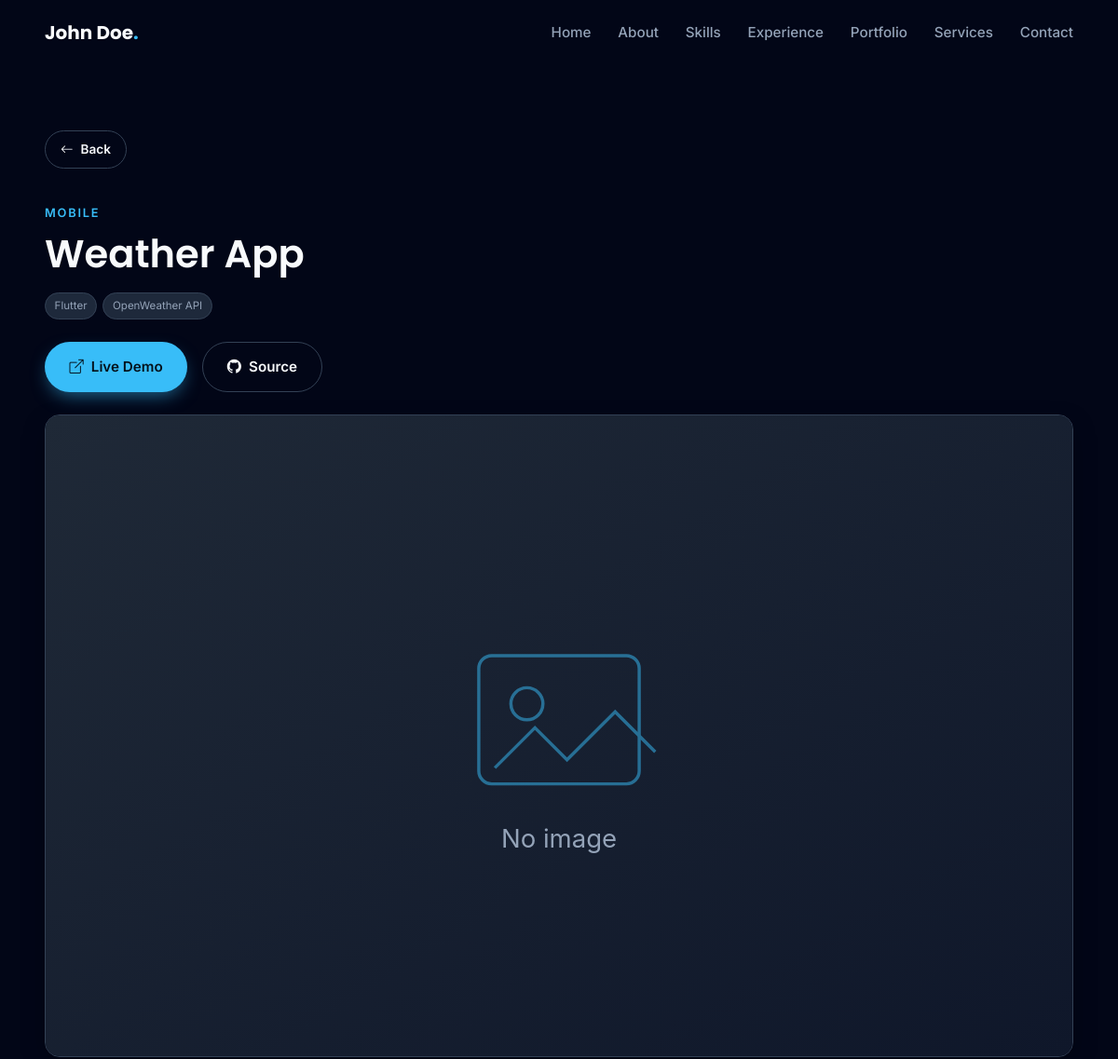
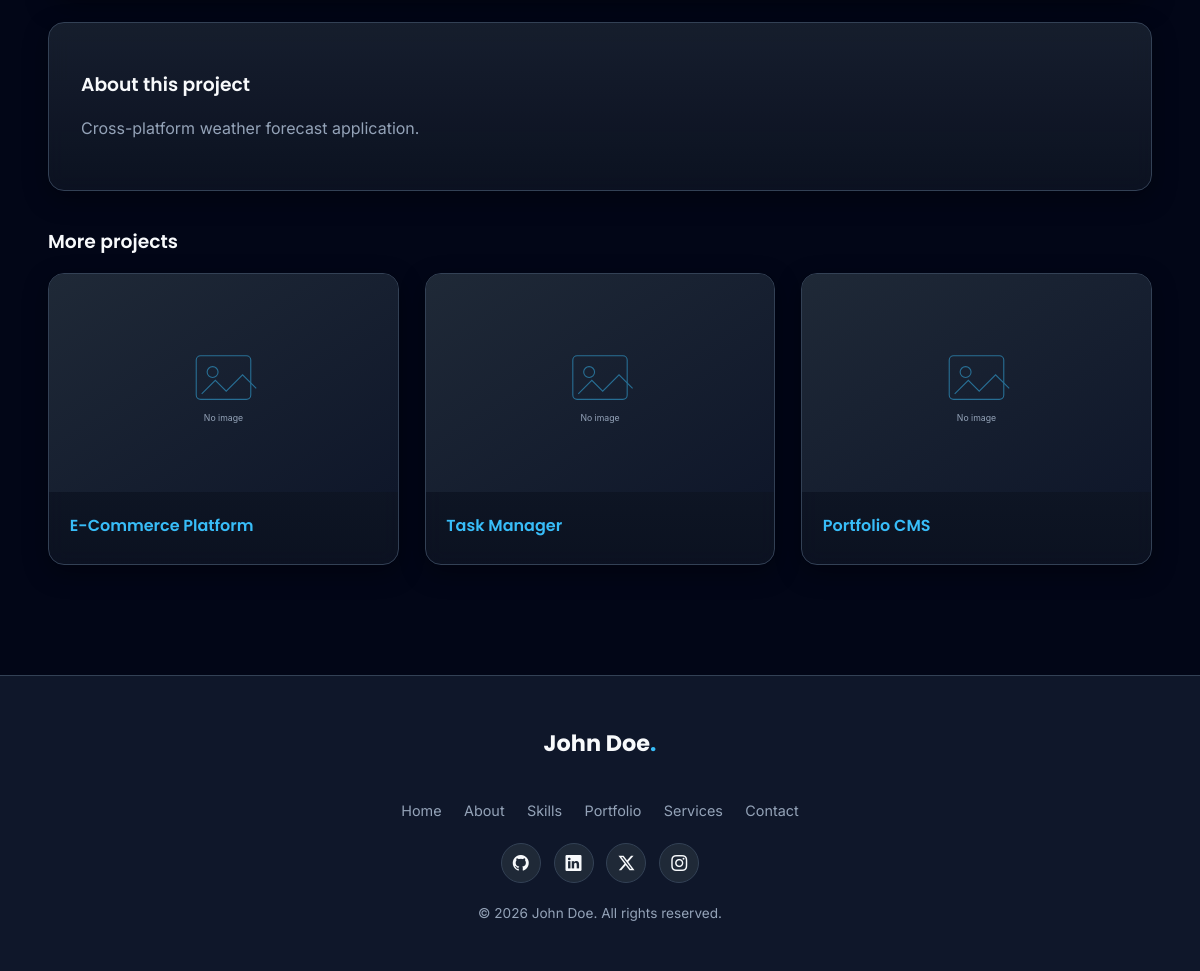
The app's page /portfolio/weather-app with its own data (2 pictures, top to bottom).
### tables this page shows
CREATE TABLE `profiles` (
  `id`         INT UNSIGNED NOT NULL AUTO_INCREMENT,
  `name`       VARCHAR(120) NOT NULL,
  `title`      VARCHAR(150) DEFAULT NULL,
  `photo`      VARCHAR(255) DEFAULT NULL,
  `bio`        TEXT,
  `email`      VARCHAR(150) DEFAULT NULL,
  `phone`      VARCHAR(50)  DEFAULT NULL,
  `address`    VARCHAR(255) DEFAULT NULL,
  `birthday`   DATE DEFAULT NULL,
  `freelance`  ENUM('Available','Not Available') DEFAULT 'Available',
  `linkedin`   VARCHAR(255) DEFAULT NULL,
  `github`     VARCHAR(255) DEFAULT NULL,
  `instagram`  VARCHAR(255) DEFAULT NULL,
  `facebook`   VARCHAR(255) DEFAULT NULL,
  `twitter`    VARCHAR(255) DEFAULT NULL,
  `youtube`    VARCHAR(255) DEFAULT NULL,
  `website`    VARCHAR(255) DEFAULT NULL,
  `resume`     VARCHAR(255) DEFAULT NULL,
  `updated_at` DATETIME DEFAULT CURRENT_TIMESTAMP ON UPDATE CURRENT_TIMESTAMP,
  PRIMARY KEY (`id`)
);

CREATE TABLE `portfolios` (
  `id`          INT UNSIGNED NOT NULL AUTO_INCREMENT,
  `title`       VARCHAR(200) NOT NULL,
  `slug`        VARCHAR(220) NOT NULL UNIQUE,
  `category`    VARCHAR(100) DEFAULT NULL,
  `thumbnail`   VARCHAR(255) DEFAULT NULL,
  `description` TEXT,
  `technology`  VARCHAR(255) DEFAULT NULL,
  `github_url`  VARCHAR(255) DEFAULT NULL,
  `demo_url`    VARCHAR(255) DEFAULT NULL,
  `status`      ENUM('Published','Draft') DEFAULT 'Published',
  `featured`    TINYINT(1) DEFAULT 0,
  `meta_title`  VARCHAR(200) DEFAULT NULL,
  `meta_description` VARCHAR(255) DEFAULT NULL,
  `sort_order`  INT DEFAULT 0,
  `views`       INT UNSIGNED DEFAULT 0,
  `created_at`  DATETIME DEFAULT CURRENT_TIMESTAMP,
  PRIMARY KEY (`id`)
);

CREATE TABLE `social_medias` (
  `id`    INT UNSIGNED NOT NULL AUTO_INCREMENT,
  `platform` VARCHAR(60) NOT NULL,
  `icon`  VARCHAR(80) DEFAULT NULL,
  `url`   VARCHAR(255) NOT NULL,
  `sort_order` INT DEFAULT 0,
  PRIMARY KEY (`id`)
);

### application/controllers/Portfolio.php (called while the page is built, shortened)
<?php
class Portfolio extends Public_Controller {
    public function __construct()
    {
        parent::__construct();
        $this->load->model('Portfolio_model');
    }
    public function detail($slug)
    {
        $project = $this->Portfolio_model->by_slug($slug);
        $this->Portfolio_model->increment_views($project['id']);
        $data = array(
            'project'    => $project,
            'gallery'    => $this->Portfolio_model->images($project['id']),
            'related'    => array_slice($this->Portfolio_model->published(), 0, 3),
            'page_title' => $project['meta_title'] ?: $project['title'],
        );
        $this->load->view('portfolio/detail', $data);
    }
}

### index.php (called while the page is built, shortened)
<?php
require_once BASEPATH.'core/CodeIgniter.php';

### application/models/Profile_model.php (called while the page is built, shortened)
<?php
class Profile_model extends MY_Model {
    protected $table = 'profiles';
    public function get()
    {
        return $this->db->order_by('id', 'ASC')->limit(1)->get($this->table)->row_array();
    }
}

### application/core/MY_Controller.php (called while the page is built, shortened)
<?php
class Public_Controller extends MY_Controller {
    public function __construct()
    {
        $this->load->model(array('Setting_model', 'Profile_model', 'Social_model'));
        $this->settings = $this->Setting_model->all_kv();
        $this->load->vars(array(
            'settings' => $this->settings,
            'profile'  => $this->Profile_model->get(),
            'socials'  => $this->Social_model->all(),
        ));
    }
}

### application/helpers/general_helper.php (called while the page is built, shortened)
<?php
if ( ! function_exists('e'))
{
    function e($value)
    {
        return htmlspecialchars((string) $value, ENT_QUOTES, 'UTF-8');
    }
}

### application/core/MY_Model.php (called while the page is built, shortened)
<?php
class MY_Model extends CI_Model {
    protected $table    = '';
    protected $order_by = 'id ASC';
    public function all($where = array())
    {
        if ( ! empty($where)) $this->db->where($where);
        if ($this->order_by)  $this->db->order_by($this->order_by);
        return $this->db->get($this->table)->result_array();
    }
    public function find_by($field, $value)
    {
        return $this->db->where($field, $value)->get($this->table)->row_array();
    }
}

### application/models/Portfolio_model.php (called while the page is built, shortened)
<?php
class Portfolio_model extends MY_Model {
    public function published()
    {
        return $this->all(array('status' => 'Published'));
    }
    public function by_slug($slug)
    {
        return $this->find_by('slug', $slug);
    }
    public function images($portfolio_id)
    {
        return $this->db->where('portfolio_id', $portfolio_id)
                        ->order_by('sort_order', 'ASC')
                        ->get('portfolio_images')->result_array();
    }
}

### application/views/portfolio/detail.php (the view, shortened to what this page needs)
<?php
$this->load->view('layouts/header');
?>
<section class="detail-hero">
  <div class="container">
    <a href="<?= base_url() ?>#portfolio" class="btn btn-ghost btn-sm" style="margin-bottom:1.5rem"><i class="bi bi-arrow-left"></i> Back</a>
    <p class="section-eyebrow"><?= e($project['category']) ?></p>
    <h1 class="section-title"><?= e($project['title']) ?></h1>
    <div class="tags" style="margin:1rem 0">
      <?php foreach (explode(',', (string)$project['technology']) as $t): if(trim($t)==='')continue; ?><span class="tag"><?= e(trim($t)) ?></span><?php endforeach; ?>
    </div>
    <div class="cta" style="display:flex;gap:1rem;margin:1.5rem 0">
      <?php if ($project['demo_url']): ?><a href="<?= e($project['demo_url']) ?>" target="_blank" rel="noopener" class="btn btn-primary"><i class="bi bi-box-arrow-up-right"></i> Live Demo</a><?php endif; ?>
      <?php if ($project['github_url']): ?><a href="<?= e($project['github_url']) ?>" target="_blank" rel="noopener" class="btn btn-ghost"><i class="bi bi-github"></i> Source</a><?php endif; ?>
    </div>
    <img class="about-photo" style="width:100%;margin:1rem 0" src="<?= $project['thumbnail'] ? upload_url('portfolio/'.$project['thumbnail']) : base_url('assets/images/placeholder.svg') ?>" alt="<?= e($project['title']) ?>">
    <div class="glass" style="padding:2rem;margin-top:1.5rem">
      <h3>About this project</h3>
      <p class="text-muted-2"><?= nl2br(e($project['description'])) ?></p>
    </div>
    <?php if ( ! empty($related)): ?>
    <h3 style="margin-top:2.5rem">More projects</h3>
    <div class="portfolio-grid" style="margin-top:1rem">
      <?php foreach ($related as $p): if($p['id']==$project['id'])continue; ?>
      <a href="<?= site_url('portfolio/'.$p['slug']) ?>" class="pf-card glass" style="display:block">
        <div class="pf-thumb"><img src="<?= $p['thumbnail'] ? upload_url('portfolio/'.$p['thumbnail']) : base_url('assets/images/placeholder.svg') ?>" alt="<?= e($p['title']) ?>"></div>
        <div class="pf-body"><h4><?= e($p['title']) ?></h4></div>
      </a>
      <?php endforeach; ?>
    </div>
    <?php endif; ?>
  </div>
</section>
<?php $this->load->view('layouts/footer'); ?>

### application/views/layouts/header.php (shortened to what this page needs)
<!DOCTYPE html>
<html lang="en">
<head>
  <link rel="stylesheet" href="https://cdn.jsdelivr.net/npm/bootstrap-icons@1.11.3/font/bootstrap-icons.min.css">
  <link rel="stylesheet" href="https://unpkg.com/aos@2.3.4/dist/aos.css">
  <link rel="stylesheet" href="<?= base_url('assets/css/style.css') ?>">
</head>
<body>
<nav class="navbar">
  <div class="container inner">
    <a href="<?= base_url() ?>" class="brand"><?= e($profile['name'] ?? 'Portfolio') ?><span>.</span></a>
    <ul class="nav-links">
      <li><a href="#home">Home</a></li>
      <li><a href="#about">About</a></li>
      <li><a href="#skills">Skills</a></li>
      <li><a href="#experience">Experience</a></li>
      <li><a href="#portfolio">Portfolio</a></li>
      <li><a href="#services">Services</a></li>
      <li><a href="#contact">Contact</a></li>
    </ul>
  </div>
</nav>

### application/views/layouts/footer.php (shortened to what this page needs)
<footer class="footer">
  <div class="container">
    <a href="<?= base_url() ?>" class="brand"><?= e($profile['name'] ?? 'Portfolio') ?><span>.</span></a>
    <ul class="footer-links">
      <li><a href="#home">Home</a></li>
      <li><a href="#about">About</a></li>
      <li><a href="#skills">Skills</a></li>
      <li><a href="#portfolio">Portfolio</a></li>
      <li><a href="#services">Services</a></li>
      <li><a href="#contact">Contact</a></li>
    </ul>
    <?php if ( ! empty($socials)): ?>
    <div class="footer-social">
      <?php foreach ($socials as $s): ?>
        <a href="<?= e($s['url']) ?>" target="_blank" rel="noopener" title="<?= e($s['platform']) ?>"><i class="bi <?= e($s['icon'] ?: 'bi-link-45deg') ?>"></i></a>
      <?php endforeach; ?>
    </div>
    <?php endif; ?>
    <p class="copy">&copy; <?= date('Y') ?> <?= e($profile['name'] ?? '') ?>. All rights reserved.</p>
  </div>
</footer>
</body>
</html>

### assets/css/style.css (style rules this page uses)
:root { --primary: #0F172A; --secondary: #1E293B; --bg: #020617; --surface: #111827; --card: #1F2937; --accent: #38BDF8; --accent-hover: #0EA5E9; --success: #22C55E; --warning: #F59E0B; --danger: #EF4444; --text: #F8FAFC; --text-muted: #94A3B8; --border: #334155; --radius: 16px; --shadow: 0 10px 30px -10px rgba(0, 0, 0, .55); --shadow-soft: 0 8px 24px rgba(0, 0, 0, .35); --trans: .25s cubic-bezier(.4, 0, .2, 1); }
* { box-sizing: border-box }
html { scroll-behavior: smooth }
body { margin: 0; font-family: 'Inter', system-ui, -apple-system, sans-serif; background: var(--bg); color: var(--text); line-height: 1.7; overflow-x: hidden; }
h1, h2, h3, h4, h5, .font-head { font-family: 'Poppins', sans-serif; font-weight: 600; line-height: 1.2 }
a { color: var(--accent); text-decoration: none; transition: color var(--trans) }
img { max-width: 100%; display: block }
section { padding: 110px 0; position: relative }
.container { width: min(1140px, 92%); margin-inline: auto }
.text-muted-2 { color: var(--text-muted) }
.section-eyebrow { color: var(--accent); font-weight: 600; letter-spacing: .14em; text-transform: uppercase; font-size: .8rem; margin-bottom: .5rem }
.section-title { font-size: clamp(1.8rem, 4vw, 2.6rem); margin: 0 0 .6rem }
.btn { display: inline-flex; align-items: center; gap: .5rem; padding: .8rem 1.6rem; border-radius: 999px; border: 1px solid transparent; font-weight: 600; font-size: .95rem; cursor: pointer; transition: transform var(--trans), background var(--trans), box-shadow var(--trans); }
.btn-primary { background: var(--accent); color: #04121c; box-shadow: 0 8px 20px -6px rgba(56, 189, 248, .6) }
.btn-ghost { background: transparent; border-color: var(--border); color: var(--text) }
.btn-sm { padding: .5rem 1rem; font-size: .85rem }
.navbar { position: fixed; top: 0; left: 0; right: 0; z-index: 1000; padding: 1.1rem 0; transition: var(--trans); }
.navbar .inner { display: flex; align-items: center; justify-content: space-between }
.brand { font-family: 'Poppins'; font-weight: 700; font-size: 1.25rem; color: var(--text) }
.brand span { color: var(--accent) }
.nav-links { display: flex; gap: 1.8rem; list-style: none; margin: 0; padding: 0 }
.nav-links a { color: var(--text-muted); font-size: .95rem; font-weight: 500 }
.glass { background: linear-gradient(180deg, rgba(31, 41, 55, .7), rgba(17, 24, 39, .65)); border: 1px solid var(--border); border-radius: var(--radius); backdrop-filter: blur(10px); box-shadow: var(--shadow-soft); transition: transform var(--trans), box-shadow var(--trans), border-color var(--trans); }
.about-photo { border-radius: var(--radius); border: 1px solid var(--border); box-shadow: var(--shadow) }
.tags { display: flex; flex-wrap: wrap; gap: .4rem; margin-top: .8rem }
.tag { font-size: .72rem; padding: .25rem .6rem; border-radius: 999px; background: var(--secondary); border: 1px solid var(--border); color: var(--text-muted) }
.portfolio-grid { display: grid; grid-template-columns: repeat(auto-fill, minmax(320px, 1fr)); gap: 1.6rem }
.pf-card { overflow: hidden }
.pf-thumb { position: relative; aspect-ratio: 16/10; overflow: hidden }
.pf-thumb img { width: 100%; height: 100%; object-fit: cover; transition: transform .5s ease }
.pf-body { padding: 1.3rem }
.pf-body h4 { margin: .2rem 0 .5rem }
.footer { background: var(--primary); border-top: 1px solid var(--border); padding: 3rem 0 2rem; text-align: center }
.footer .brand { font-size: 1.4rem; margin-bottom: 1rem; display: inline-block }
.footer-links { display: flex; gap: 1.4rem; justify-content: center; list-style: none; padding: 0; margin: 1.2rem 0; flex-wrap: wrap }
.footer-links a { color: var(--text-muted); font-size: .9rem }
.footer-social { display: flex; gap: .8rem; justify-content: center; margin: 1.2rem 0 }
.footer-social a { width: 40px; height: 40px; border-radius: 50%; display: grid; place-items: center; background: var(--card); border: 1px solid var(--border); color: var(--text) }
.footer .copy { color: var(--text-muted); font-size: .85rem; margin-top: 1rem }
.detail-hero { padding-top: 140px }

### records on screen
profiles: name "John Doe"
portfolios: category "MOBILE", title "Weather App", technology "Flutter", technology "OpenWeather API", description "Cross-platform weather forecast application."
portfolios: title "E-Commerce Platform"
portfolios: title "Task Manager"
portfolios: title "Portfolio CMS"
